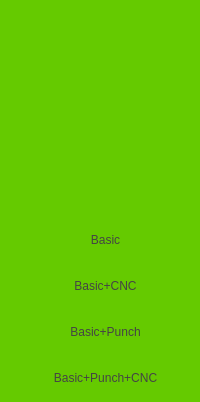
               <widget class="QWidget" name="result_widget_btns_2" native="true">
                <property name="styleSheet">
                 <string notr="true">QWidget{


background-color:#65ca00;

}

QPushButton{
border:none;
padding-right:8px;
padding-top:6px;
padding-bottom:6px;
padding-left:8px;
border-top-left-radius:6px;
border-bottom-left-radius:6px;
color:#444;
background-color:none;

}

QPushButton:checked{
background-color:#b2e580;
color:#444;



}</string>
                </property>
                <layout class="QVBoxLayout" name="verticalLayout_18">
                 <property name="rightMargin">
                  <number>0</number>
                 </property>
                 <item>
                  <spacer name="verticalSpacer_20">
                   <property name="orientation">
                    <enum>Qt::Vertical</enum>
                   </property>
                   <property name="sizeHint" stdset="0">
                    <size>
                     <width>20</width>
                     <height>108</height>
                    </size>
                   </property>
                  </spacer>
                 </item>
                 <item>
                  <spacer name="verticalSpacer_21">
                   <property name="orientation">
                    <enum>Qt::Vertical</enum>
                   </property>
                   <property name="sizeHint" stdset="0">
                    <size>
                     <width>20</width>
                     <height>108</height>
                    </size>
                   </property>
                  </spacer>
                 </item>
                 <item>
                  <layout class="QVBoxLayout" name="verticalLayout_19">
                   <property name="spacing">
                    <number>20</number>
                   </property>
                   <item>
                    <widget class="QPushButton" name="basic_btn">
                     <property name="cursor">
                      <cursorShape>PointingHandCursor</cursorShape>
                     </property>
                     <property name="text">
                      <string>Basic</string>
                     </property>
                     <property name="checkable">
                      <bool>true</bool>
                     </property>
                     <property name="autoExclusive">
                      <bool>true</bool>
                     </property>
                    </widget>
                   </item>
                   <item>
                    <widget class="QPushButton" name="basic_cnc_btn">
                     <property name="cursor">
                      <cursorShape>PointingHandCursor</cursorShape>
                     </property>
                     <property name="text">
                      <string>Basic+CNC</string>
                     </property>
                     <property name="checkable">
                      <bool>true</bool>
                     </property>
                     <property name="autoExclusive">
                      <bool>true</bool>
                     </property>
                    </widget>
                   </item>
                   <item>
                    <widget class="QPushButton" name="basic_punch_btn">
                     <property name="cursor">
                      <cursorShape>PointingHandCursor</cursorShape>
                     </property>
                     <property name="text">
                      <string>Basic+Punch</string>
                     </property>
                     <property name="checkable">
                      <bool>true</bool>
                     </property>
                     <property name="autoExclusive">
                      <bool>true</bool>
                     </property>
                    </widget>
                   </item>
                   <item>
                    <widget class="QPushButton" name="basic_punch_cnc_btn">
                     <property name="cursor">
                      <cursorShape>PointingHandCursor</cursorShape>
                     </property>
                     <property name="text">
                      <string>Basic+Punch+CNC</string>
                     </property>
                     <property name="checkable">
                      <bool>true</bool>
                     </property>
                     <property name="autoExclusive">
                      <bool>true</bool>
                     </property>
                    </widget>
                   </item>
                  </layout>
                 </item>
                </layout>
               </widget>
